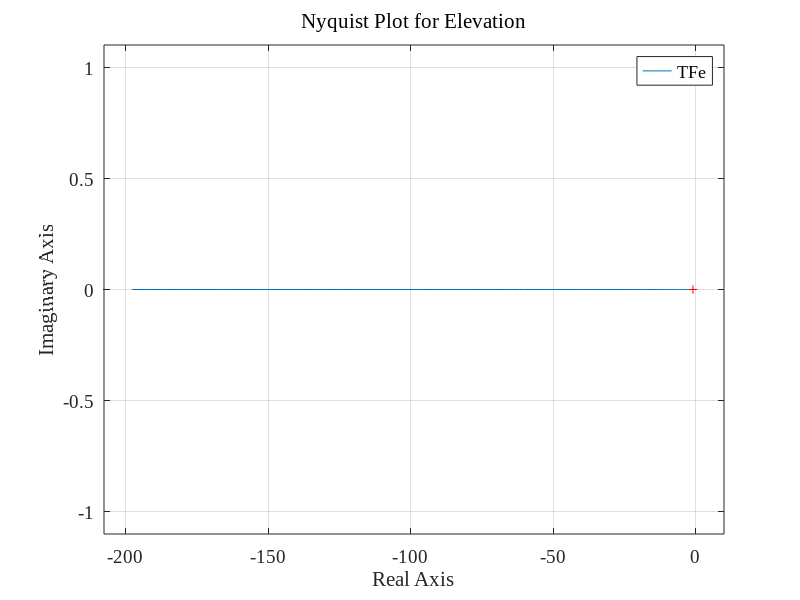
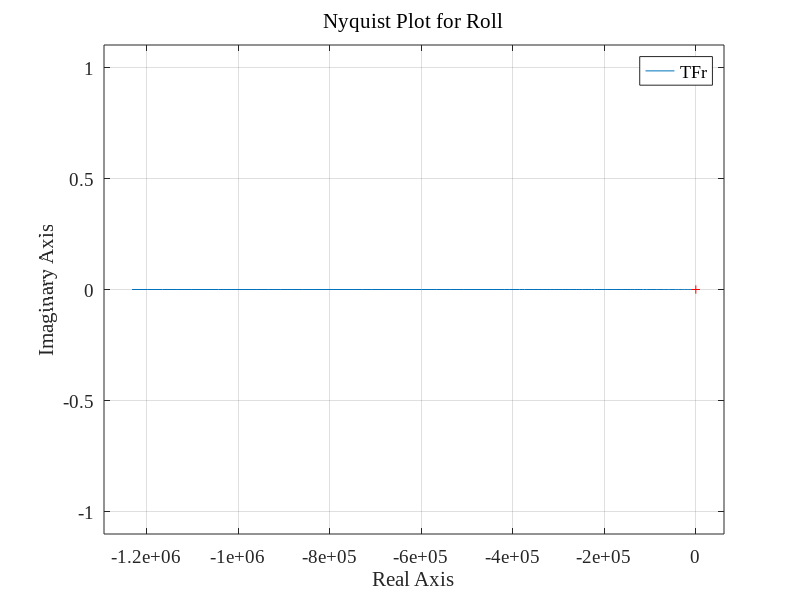
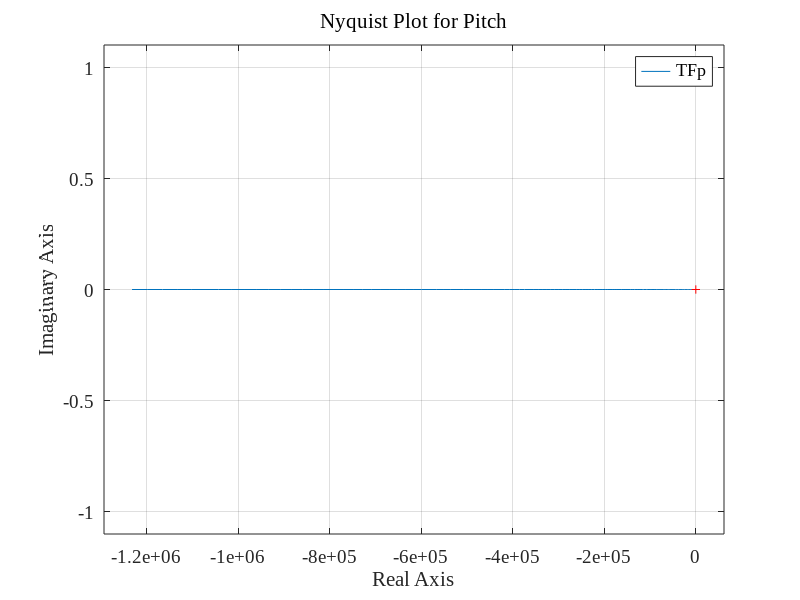
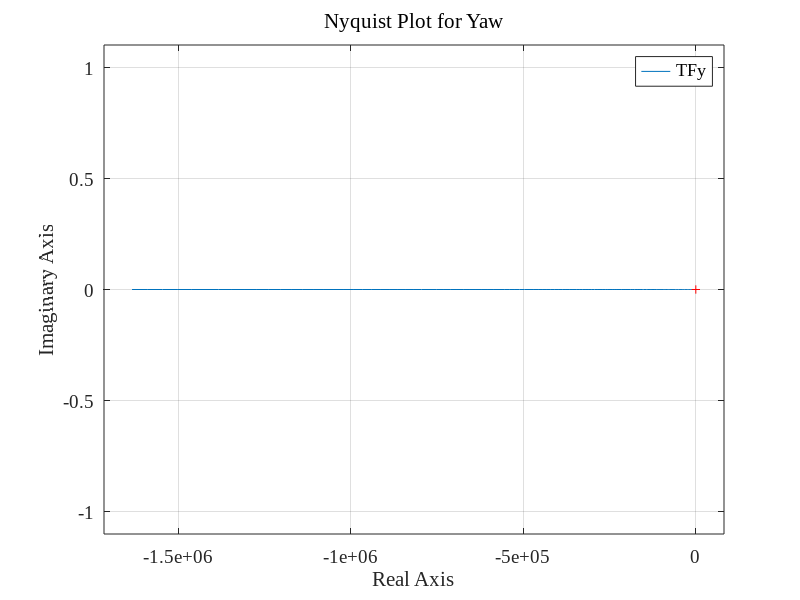

The MATLAB script that drew these images, in order:
clear
clc
close all

% Script for ploting the pole-zero map of four transfer functions
m=0.506;
Ixx=8.12e-5;
Iyy=8.12e-5;
Izz=6.12e-5;

% Transfer Function for elevation, roll, pitch, and yaw 
TFe = tf(1, [m 0 0]);
TFr = tf(1, [Ixx 0 0]);
TFp = tf(1, [Iyy 0 0]);
TFy = tf(1, [Izz 0 0]);


set(groot, 'DefaultAxesFontName', 'Times New Roman');
set(groot, 'DefaultAxesFontSize', 14);
set(groot, 'DefaultTextFontName', 'Times New Roman');
set(groot, 'DefaultTextFontSize', 14);


w = logspace(-1, 2, 500); %Jyst for for simplisity and cleaness of the plot



% Nyquist for Elevation
figure;
nyquist(TFe, w);
grid on;
title('Nyquist Plot for Elevation', 'FontWeight', 'normal');

% Nyquist for Roll
figure;
nyquist(TFr, w);
grid on;
title('Nyquist Plot for Roll', 'FontWeight', 'normal');

% Nyquist for Pitch
figure;
nyquist(TFp, w);
grid on;
title('Nyquist Plot for Pitch', 'FontWeight', 'normal');

% Nyquist for Yaw
figure;
nyquist(TFy, w);
grid on;
title('Nyquist Plot for Yaw', 'FontWeight', 'normal');



